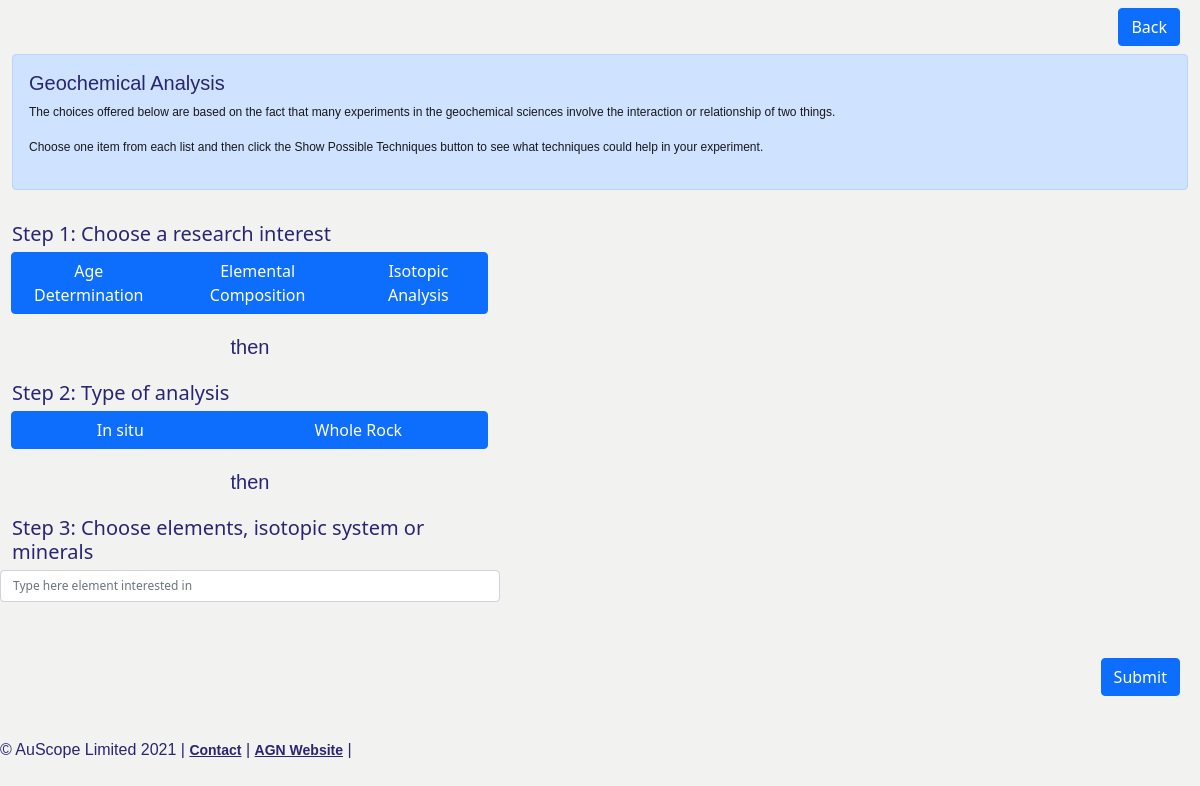
/index.php/portal/geochemOptionsSelection, run on an earlier commit of the app's database.
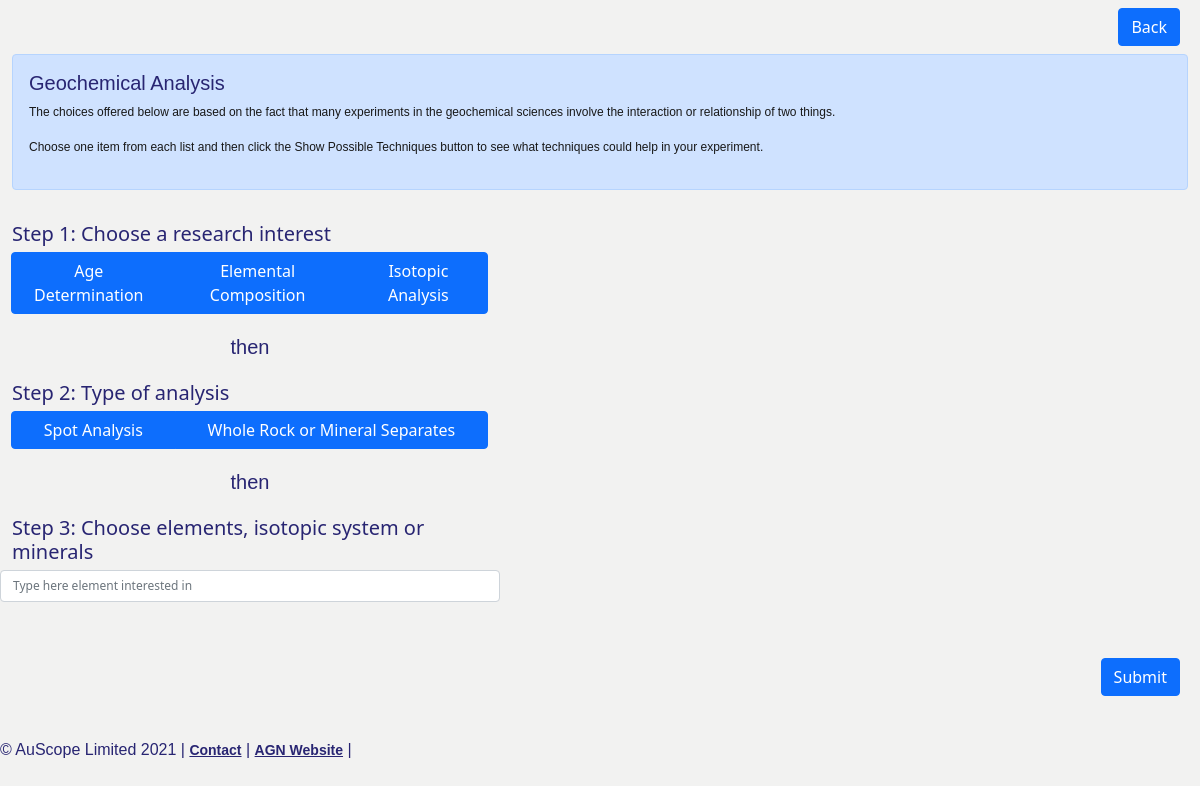
And on a later commit of the database.
### tables this page shows
CREATE TABLE `option_choice` (
  `id` bigint(20) NOT NULL AUTO_INCREMENT,
  `version` bigint(20) NOT NULL,
  `priority` int(11) NOT NULL,
  `name` varchar(255) NOT NULL,
  `type` varchar(255) NOT NULL,
  `science` varchar(255) NOT NULL,
  PRIMARY KEY (`id`),
  FULLTEXT KEY `fulltext_index` (`name`)
);

### application/controllers/Portal.php (called while the page is built, shortened)
<?php
class Portal extends CI_Controller {
    function __construct()
    {
        $this->load->model('Static_model');
    }
    public function geochemOptionsSelection(){
        $staticData = array();
        $staticData['tf.geochemChoices.quickGuide'] = $this->Static_model->getStaticDataByName('tf.geochemChoices.quickGuide')->text;
        $staticData['tf.geochemChoices.comparison.title'] = $this->Static_model->getStaticDataByName('tf.geochemChoices.comparison.title')->text;
        $staticData['tf.geochemChoices.step1.title'] = $this->Static_model->getStaticDataByName('tf.geochemChoices.step1.title')->text;
        $staticData['tf.geochemChoices.step2.title'] = $this->Static_model->getStaticDataByName('tf.geochemChoices.step2.title')->text;
        $staticData['tf.geochemChoices.step3.title'] = $this->Static_model->getStaticDataByName('tf.geochemChoices.step3.title')->text;
        $this->load->model('OptionChoice_model');
        $step1_list = $this->OptionChoice_model->getAllOptionChoices('GEOCHEM', 'STEP1');
        $step2_list = $this->OptionChoice_model->getAllOptionChoices('GEOCHEM', 'STEP2');
        $this->load->view('Portal/geochem_options_selection', array(
            'staticData' => $staticData,
                'step1_list' => $step1_list,
                'step2_list' => $step2_list
        ));
    }
}

### index.php (called while the page is built, shortened)
<?php
require_once BASEPATH.'core/CodeIgniter.php';

### application/models/Static_model.php (called while the page is built, shortened)
<?php
class Static_model extends MY_Model
{
    function getStaticDataByName($name){
        $result = $this->db->where('name',$name)->get('static_content')->row();
        return $result;
    }
}

### application/models/OptionChoice_model.php (called while the page is built, shortened)
<?php
class OptionChoice_model extends MY_Model
{
    function getAllOptionChoices($science, $type){
        return $this->db
            ->where('science', $science)->where('type', $type)
            ->order_by('priority','ASC')->get('option_choice')->result();
    }
}

### application/views/Portal/geochem_options_selection.php (the view, shortened to what the changed rows need)
<head>
</head>
<body>
        <div id="content" class="container">
            <div class="alert alert-primary">
<?php echo $staticData['tf.geochemChoices.quickGuide']; ?>
            </div>
            <div class="row">
                <div class="col-5">
                    <div class="row">
                        <span style="text-align:center;"><h1 class="tf-heading"><?php echo strip_tags($staticData['tf.geochemChoices.comparison.title']);?> </h1></span>
                    </div>
                    <div class="row">
                        <div class="btn-group" role="group">
                            <?php
                            foreach($step2_list as $r){
                                echo '<label class="btn btn-primary" for="btnradio-'.$r->id.'">'.$r->name.'</label>';
                            }
                            ?>
                        </div>
                    </div>
                    <div class="row">
                        <span style="text-align:center;"><h1 class="tf-heading"><?php echo strip_tags($staticData['tf.geochemChoices.comparison.title']);?> </h1></span>
                    </div>
                </div>
            </div>
            <br>
            <br>
            <br>
      </div>
</body>

What changed in the data, as far as the page shows it:
changed option_choice: name "In situ" → "Spot Analysis"
changed option_choice: name "Whole Rock" → "Whole Rock or Mineral Separates"
